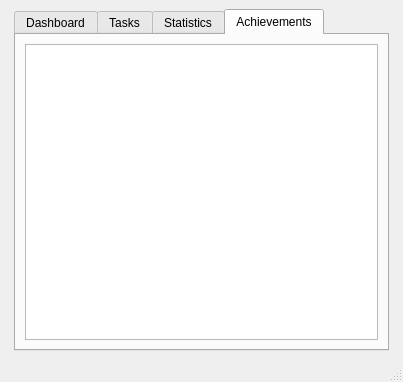
<?xml version="1.0" encoding="UTF-8"?>
<ui version="4.0">
 <class>MainWindow</class>
 <widget class="QMainWindow" name="MainWindow">
  <property name="geometry">
   <rect>
    <x>0</x>
    <y>0</y>
    <width>403</width>
    <height>382</height>
   </rect>
  </property>
  <property name="windowTitle">
   <string>LevelUp!</string>
  </property>
  <widget class="QWidget" name="centralwidget">
   <layout class="QVBoxLayout" name="verticalLayout_3">
    <item>
     <layout class="QVBoxLayout" name="verticalLayout">
      <item alignment="Qt::AlignmentFlag::AlignHCenter">
       <widget class="QTabWidget" name="tabWidget">
        <property name="currentIndex">
         <number>3</number>
        </property>
        <widget class="QWidget" name="tab">
         <attribute name="title">
          <string>Dashboard</string>
         </attribute>
         <layout class="QHBoxLayout" name="horizontalLayout_2">
          <item>
           <layout class="QVBoxLayout" name="verticalLayout_4">
            <item>
             <widget class="QLabel" name="levelLabel">
              <property name="text">
               <string>Level 1</string>
              </property>
             </widget>
            </item>
            <item>
             <widget class="QLabel" name="totalXpLabel">
              <property name="text">
               <string>Total XP: 0</string>
              </property>
             </widget>
            </item>
            <item>
             <widget class="QLabel" name="currentStreakLabel">
              <property name="text">
               <string>Current streak: 0</string>
              </property>
             </widget>
            </item>
            <item>
             <widget class="QLabel" name="longestStreakLabel">
              <property name="text">
               <string>Longest streak: 0</string>
              </property>
             </widget>
            </item>
            <item>
             <widget class="QLabel" name="welcomeLabel">
              <property name="text">
               <string>Welcome, Player!</string>
              </property>
             </widget>
            </item>
            <item>
             <widget class="QProgressBar" name="xpProgressBar">
              <property name="value">
               <number>0</number>
              </property>
             </widget>
            </item>
           </layout>
          </item>
         </layout>
        </widget>
        <widget class="QWidget" name="tab_2">
         <attribute name="title">
          <string>Tasks</string>
         </attribute>
         <layout class="QVBoxLayout" name="verticalLayout_2">
          <item>
           <widget class="QLineEdit" name="taskNameInput">
            <property name="placeholderText">
             <string>Enter a task</string>
            </property>
           </widget>
          </item>
          <item>
           <widget class="QComboBox" name="difficultyBox">
            <item>
             <property name="text">
              <string>Easy (10 XP)</string>
             </property>
            </item>
            <item>
             <property name="text">
              <string>Medium (20 XP)</string>
             </property>
            </item>
            <item>
             <property name="text">
              <string>Hard (40 XP)</string>
             </property>
            </item>
           </widget>
          </item>
          <item>
           <layout class="QHBoxLayout" name="horizontalLayout">
            <item>
             <widget class="QPushButton" name="pushButton">
              <property name="text">
               <string>Add Task</string>
              </property>
             </widget>
            </item>
            <item>
             <widget class="QPushButton" name="completeTaskButton">
              <property name="text">
               <string>Complete Selected Task</string>
              </property>
             </widget>
            </item>
            <item>
             <widget class="QPushButton" name="deleteTaskButton">
              <property name="text">
               <string>Delete Selected Task</string>
              </property>
             </widget>
            </item>
           </layout>
          </item>
          <item>
           <widget class="QListWidget" name="taskListWidget"/>
          </item>
         </layout>
        </widget>
        <widget class="QWidget" name="tab_3">
         <attribute name="title">
          <string>Statistics</string>
         </attribute>
         <layout class="QVBoxLayout" name="verticalLayout_5">
          <item>
           <widget class="QLabel" name="totalTasksLabel">
            <property name="text">
             <string>Total Tasks: 0</string>
            </property>
           </widget>
          </item>
          <item>
           <widget class="QLabel" name="completeTasksLabel">
            <property name="text">
             <string>Completed Tasks: 0</string>
            </property>
           </widget>
          </item>
          <item>
           <widget class="QLabel" name="pendingTasksLabel">
            <property name="text">
             <string>Pending Tasks: 0</string>
            </property>
           </widget>
          </item>
          <item>
           <widget class="QLabel" name="completionRateLabel">
            <property name="text">
             <string>Completion rate: 0%</string>
            </property>
           </widget>
          </item>
         </layout>
        </widget>
        <widget class="QWidget" name="tab_4">
         <attribute name="title">
          <string>Achievements</string>
         </attribute>
         <layout class="QVBoxLayout" name="verticalLayout_6">
          <item>
           <widget class="QListWidget" name="achievementListWidget"/>
          </item>
         </layout>
        </widget>
       </widget>
      </item>
     </layout>
    </item>
   </layout>
  </widget>
  <widget class="QMenuBar" name="menubar">
   <property name="geometry">
    <rect>
     <x>0</x>
     <y>0</y>
     <width>403</width>
     <height>21</height>
    </rect>
   </property>
  </widget>
  <widget class="QStatusBar" name="statusbar"/>
 </widget>
 <resources/>
 <connections/>
</ui>
